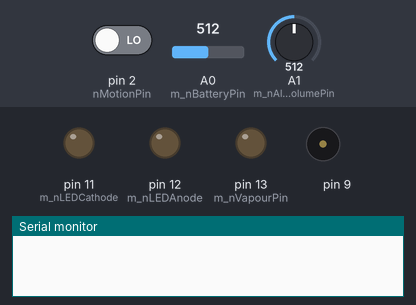
The sketch below on a simulated Arduino Uno, built with avr-gcc and run on an emulated ATmega328P. Parts: output pins drawn as LEDs (lit = HIGH), buzzer (waves = sounding), the last lines printed to the serial monitor. Dashed ring = blinking. Inputs (shaded band) come from the test bench; at power-on: A1 (m_nAlarmVolumePin) = 512, A0 (m_nBatteryPin) = 512, pin 2 (nMotionPin) LOW.

Above: at 7.2 s.
7.3 s: A1 (m_nAlarmVolumePin) set to 112
At 9.8 s:
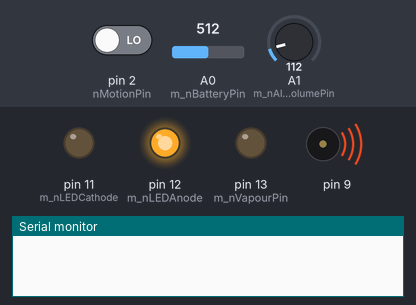
12.2 s: A1 (m_nAlarmVolumePin) set to 98
At 13.2 s:
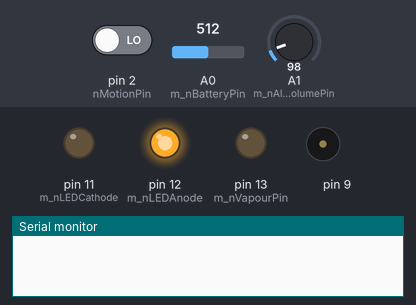
24.8 s: A0 (m_nBatteryPin) set to 1023
29.7 s: pin 2 (nMotionPin) driven HIGH
At 31.1 s:
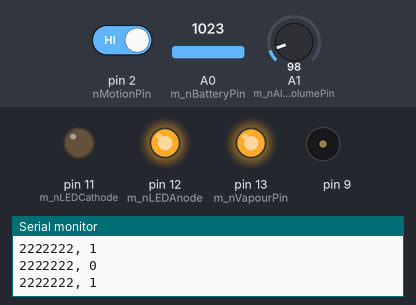
34.6 s: A1 (m_nAlarmVolumePin) set to 122
At 37.9 s:
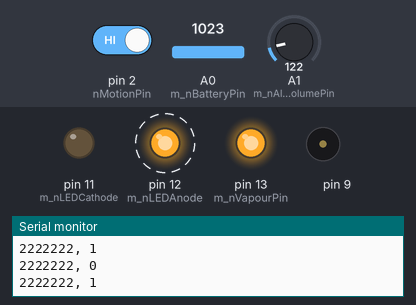
39.5 s: A0 (m_nBatteryPin) set to 900
Timing chart, 0 to 39.7 s (numbered marks = the images above; inputs shaded):
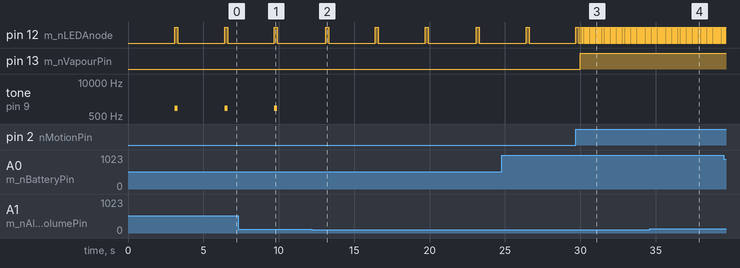

Measured:
- the behaviour switches between 103 and 102 on A1 (m_nAlarmVolumePin) (found by bisection; images 1 and 2)
- after the input at 12.2 s, tone on pin 9: stops changing and stays silent
- after the input at 29.7 s, pin 13 (m_nVapourPin): LOW → HIGH after 0.30 s
- by itself, pin 12 (m_nLEDAnode): alternates HIGH for 0.20 s and LOW for 3.1 s
- by itself, tone on pin 9: alternates 1000 Hz for 0.20 s and silent for 3.1 s

The sketch:

PossumDeterrent.ino
```cpp
#include "Alarm.h"


uint8_t nMotionPin = 2;
bool bIntruderDetected = false;


void intruderDetected()
{
	bIntruderDetected = true;
}

void setup()
{
	Serial.begin(115200);
	pinMode(nMotionPin, INPUT);
	attachInterrupt(digitalPinToInterrupt(nMotionPin), intruderDetected, RISING);
}

void loop()
{
  if (!alarm.checkBattery())
  {
    alarm.soundBatteryAlarm(10, true);
  }
  else if (bIntruderDetected)
  {
  	bIntruderDetected = false;
    alarm.soundIntruderAlarm(20, true, 40, true);
  }
}
```

Alarm.cpp
```cpp
#include <toneAC.h>
#include "Alarm.h"


CAlarm::CAlarm()
{
  m_nBatteryPin = A0;
  m_nAlarmVolumePin = A1;
  m_nVapourPin = 13;
  m_nLEDAnode = 12;
  m_nLEDCathode = 11;
  pinMode(m_nLEDAnode, OUTPUT);
  digitalWrite(m_nLEDAnode, LOW);
  pinMode(m_nLEDCathode, OUTPUT);
  digitalWrite(m_nLEDCathode, LOW);
  pinMode(m_nVapourPin, OUTPUT);
  digitalWrite(m_nVapourPin, LOW);
  pinMode(m_nBatteryPin, INPUT);
  pinMode(m_nAlarmVolumePin, INPUT);
  m_nAlarmVolume = 10;
}

CAlarm::~CAlarm()
{
}

uint8_t CAlarm::getAlarmVolume()
{
  uint16_t nVal = analogRead(m_nAlarmVolumePin);
  return (nVal * 10) / 1023;
}

bool CAlarm::checkBattery()
{
  float fVoltage = analogRead(m_nBatteryPin) * (5.0 / 1000);
  return fVoltage >= 4.9;
}

void CAlarm::soundBatteryAlarm(const uint16_t nSeconds, const bool bFlashLED)
{
  uint32_t nLastMillis = millis(), nLastOnMillis = millis(), nTotalMillis = (uint32_t)nSeconds * 1000;
  uint16_t nOnMillis = 200, nOffMillis = 3100;
  bool bOn = false;

  while (true)
  {
    if (!bOn && ((millis() - nLastOnMillis) >= nOffMillis))
    {
      toneAC(1000, getAlarmVolume());
      bOn = true;
      nLastOnMillis = millis();
      if (bFlashLED)
        digitalWrite(m_nLEDAnode, bOn);
    }
    if (bOn && ((millis() - nLastOnMillis) >= nOnMillis))
    {
      noToneAC();
      bOn = false;
      nLastOnMillis = millis();
      if (bFlashLED)
        digitalWrite(m_nLEDAnode, bOn);
    }
    if ((millis() - nLastMillis) >= nTotalMillis)
    {
      break;
    }
  }
  noToneAC();
  digitalWrite(m_nVapourPin, LOW);
  digitalWrite(m_nLEDAnode, LOW);
}

void CAlarm::soundIntruderAlarm(const uint16_t nSeconds, const bool bFlashLED, const uint16_t nFlashInt, const bool bVapor)
{
  uint32_t nLastMillis = millis(), nLastMillisLED = millis(), nFreq = 125, nTotalMillis = (uint32_t)nSeconds * 1000;
  bool bLEDOn = true;

  digitalWrite(m_nVapourPin, bVapor);

  while (true)
  {
    toneAC(nFreq, getAlarmVolume());
    delayMicroseconds(500);

    nFreq += 10;
    if (nFreq >= 18000)
      nFreq = 125;

    if (bFlashLED)
    {
      if ((millis() - nLastMillisLED) >= nFlashInt)
      {
Serial.print(F("2222222, "));
Serial.println(bLEDOn);
        digitalWrite(m_nLEDAnode, bLEDOn);
        bLEDOn = !bLEDOn;
        nLastMillisLED = millis();
      }
    }
    if ((millis() - nLastMillis) >= nTotalMillis)
    {
      break;
    }
  }
  noToneAC();
  digitalWrite(m_nVapourPin, LOW);
  digitalWrite(m_nLEDAnode, LOW);
}

CAlarm alarm;
```

Alarm.h
```cpp
#pragma once

#include "Arduino.h"


class CAlarm
{
	public:
		// Construction, destruction & initialisation
		CAlarm();
		virtual ~CAlarm();

		// Interface
    void soundIntruderAlarm(const uint16_t nSeconds, const bool bFlashLED, const uint16_t nFlashInt, const bool bVapor);
    void soundBatteryAlarm(const uint16_t nSeconds, const bool bFlashLED);
    bool checkBattery();

	protected:
    // Helpers
    uint8_t getAlarmVolume();

    // Data
    uint8_t m_nLEDAnode, m_nLEDCathode, m_nAlarmVolume, m_nVapourPin, m_nBatteryPin, m_nAlarmVolumePin;
};

extern CAlarm alarm;
```
